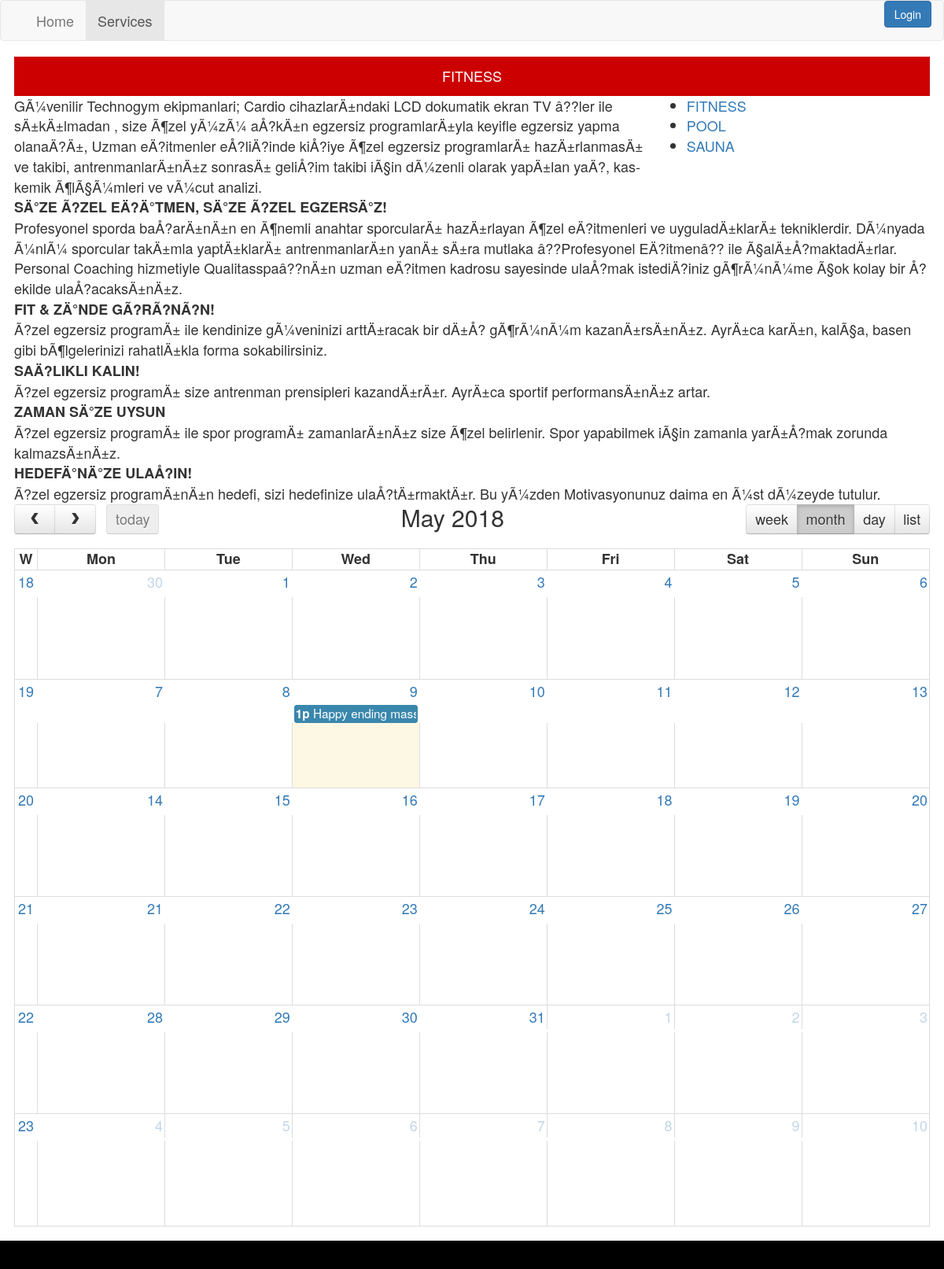
/services.php, run on the app's committed database.
### tables this page shows
CREATE TABLE `sections` (
  `type` varchar(7) NOT NULL,
  `description` text NOT NULL
);

### services.php (the view, shortened to what this page needs)
<!doctype html>
<html>
<head>
    <link href="css/bootstrap.css" rel="stylesheet">
    <link href="style.css" rel="stylesheet">
	<link href='/fullcalendar.min.css' rel='stylesheet' />
	<link href='/fullcalendar.print.min.css' rel='stylesheet' media='print' />
</head>
<body>
	<?php
	$active="services";
	include 'nav.php';
	?>
	<main>
		<article>
<?php
	$section = "";
	$sql = "SELECT type FROM sections";
	$result = $GLOBALS['database']->query($sql);
	if(isset($_GET["section"])){
		$section=$_GET["section"];
		echo "<header>". $section ."</header>
		<aside><ul>";
	}else {
		$row = $result->fetch_assoc();
		$section = $row["type"];
		echo "<header>". $section ."</header>
		<aside><ul>";
		echo '<li><a href="services.php?section='. $row["type"] . '">'. $row["type"] .'</a></li>';
	}
	while($row = $result->fetch_assoc()){
		echo '<li><a href="services.php?section='. $row["type"] . '">'. $row["type"] .'</a></li>';
	}
	echo "</ul></aside>";
	$sql = "SELECT description FROM sections WHERE type='". $section ."'";
	$result = $GLOBALS['database']->query($sql);
	$row = $result->fetch_assoc();
	echo $row["description"];
?>
		</article>
		<div id='calendar'></div>
	</main>
	<footer>
</body>

### nav.php (shortened to what this page needs)
<nav class="navbar navbar-default">
	<div class="container-fluid">
		<div class="collapse navbar-collapse" id="main_navbar" style="float:left">
			<ul class="nav navbar-nav">
				<li <?php if($active=="home")echo 'class="active"'; ?>> <a href="home.php">Home</a></li>
				<li <?php if($active=="services")echo 'class="active"'; ?>> <a href="services.php">Services</a></li>
			</ul>
		</div>
<div class="dropdown" style="float:right">
	<a class="btn btn-primary dropdown-toggle" data-toggle="dropdown" id="dropdownButton">Login</a>
</div>
	</div>
</nav>

### style.css (style rules this page uses)
body { margin: 0px; font-size:18px; }
main { margin:1em; margin-top:0px; }
article { clear: right; }
article > header { padding: 1vw; color: white; background-color: #cc0000; text-align: center; }
aside { float:right; width:30%; }
footer { background-color: black; padding: 1em; clear: both; }

### data on the page
sections: type "FITNESS", description "GÃ¼venilir Technogym ekipmanlari; Cardio cihazlarÄ±ndaki LCD dokumatik ekran TV â??ler ile sÄ±kÄ±lmadan , size Ã¶zel yÃ¼zÃ¼ aÅ?kÄ±n egzersiz programlarÄ±yla keyifle egzersiz yapma olanaÄ?Ä±, Uzman eÄ?itmenler eÅ?liÄ?inde kiÅ?iye Ã¶zel egzersiz programlarÄ± hazÄ±rlanmasÄ± ve takibi, antrenmanlarÄ±nÄ±z sonrasÄ± geliÅ?im takibi iÃ§in dÃ¼zenli olarak yapÄ±lan yaÄ?, kas-kemik Ã¶lÃ§Ã¼mleri ve vÃ¼cut analizi. SÄ°ZE Ã?ZEL EÄ?Ä°TMEN, SÄ°ZE Ã?ZEL EGZERSÄ°Z! Profesyonel sporda baÅ?arÄ±nÄ±n en Ã¶nemli anahtar sporcularÄ± hazÄ±rlayan Ã¶zel eÄ?itmenleri ve uyguladÄ±klarÄ± tekniklerdir. DÃ¼nyada Ã¼nlÃ¼ sporcular takÄ±mla yaptÄ±klarÄ± antrenmanlarÄ±n yanÄ± sÄ±ra mutlaka â??Profesyonel EÄ?itmenâ?? ile…"
sections: type "POOL"
sections: type "SAUNA"
